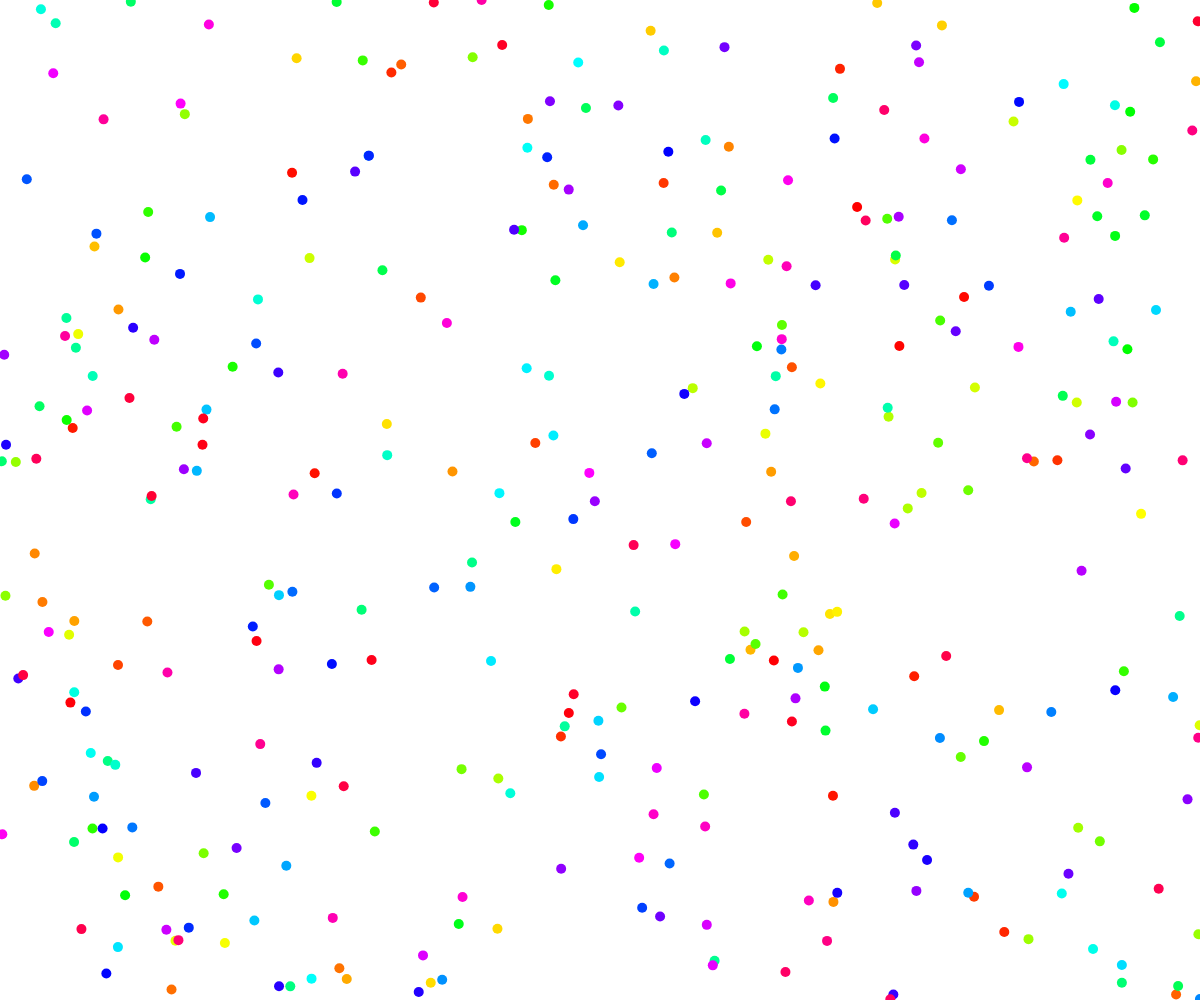
Frame 1 (no input)
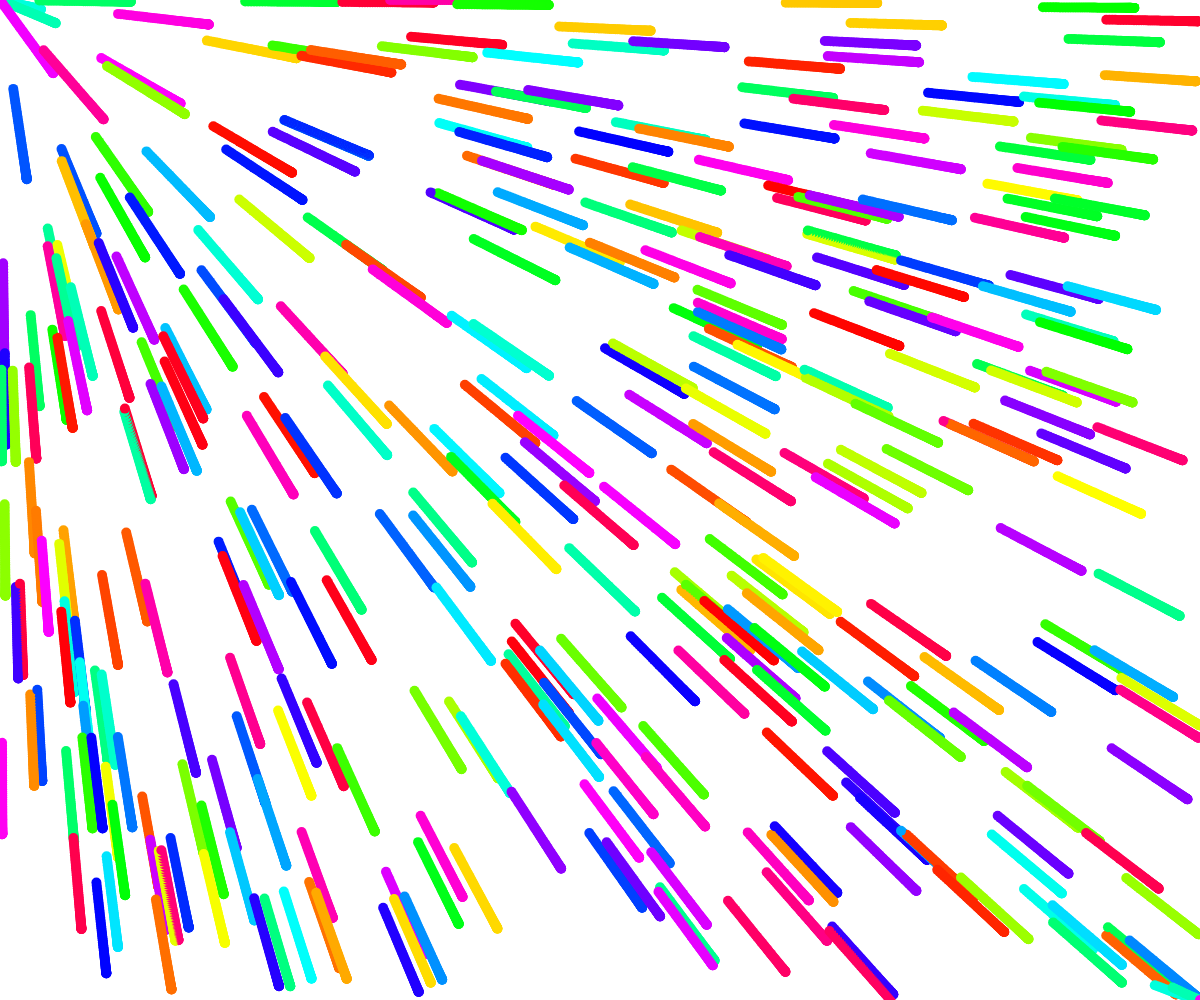
Frame 60 (no input)
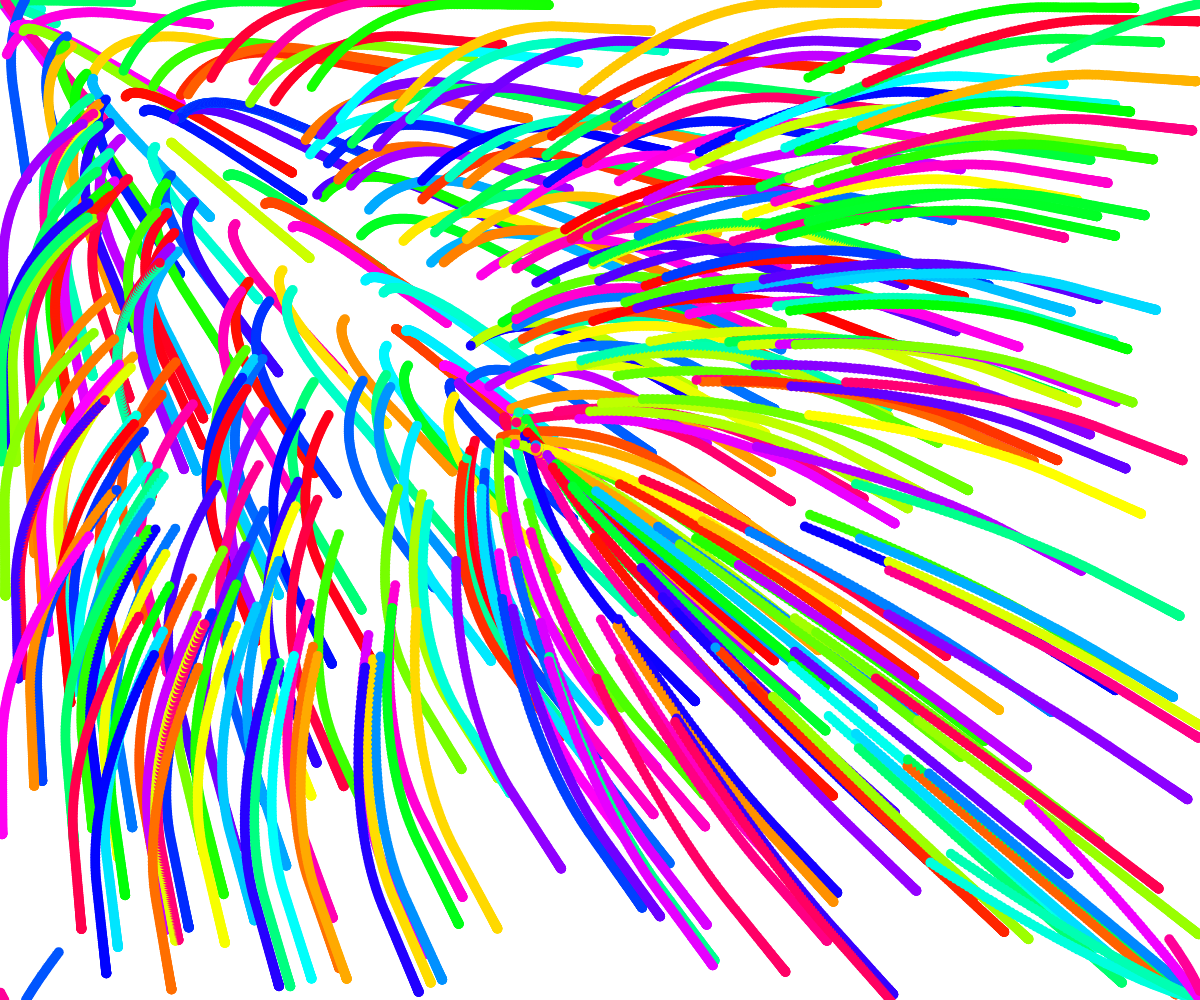
Frame 120 (the mouse pressed at the canvas centre since frame 60)

The p5.js sketch that drew these frames (run headless with seeded random() and noise() and a simulated clock; from frame 60 on, the mouse is pressed at the canvas centre):

// p5.js sketch
// ── sketch.js
let circs = [];

function setup() {
  createCanvas(windowWidth, windowHeight);
  colorMode(HSB);
  for (let i = 0; i < 360; i++) {
    circs.push(new Follower(i));
  }
  background(0, 0, 100);
}

function draw() {

  for (let i = 0; i < circs.length; i++) {
    circs[i].update();
    circs[i].edges();
    circs[i].render();
  }

}

class Follower {

  constructor(num) {
    this.inst = num;
    this.loc = createVector(random(width), random(height));
    this.vel = createVector(0, 0);
    this.accel = createVector(0, 0);
  }

  update() {
    // get the vector that points to the mouse
    let m = createVector(mouseX, mouseY);
    let dir = m.sub(this.loc);
    // normalize it
    dir.normalize();
    // scale it
    dir.mult(.05);
    // set acceleration
    this.accel = dir;

    // acceleration changes velocity
    this.vel.add(this.accel);
    this.vel.limit(5);
    // velocity changes position
    this.loc.add(this.vel);
  }

  render() {
    noStroke();
    fill(this.inst % 360, 255, 100);
    ellipse(this.loc.x, this.loc.y, 10);
  }

  edges() {
    if (this.loc.x > width) this.loc.x = 0;
    if (this.loc.x < 0) this.loc.x = width;
    if (this.loc.y > height) this.loc.y = 0;
    if (this.loc.y < 0) this.loc.y = height;
  }
}
